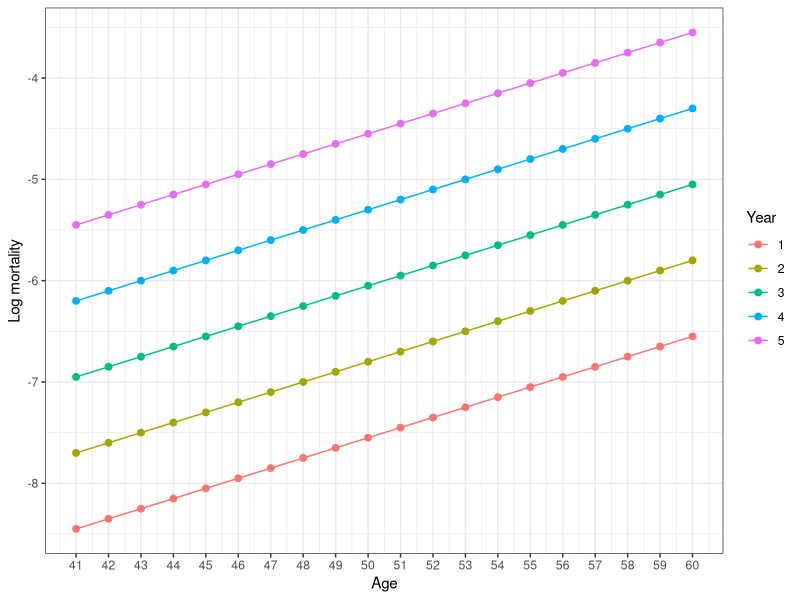

The R source for this figure:

library(ggplot2)

X <- 20
Y <- 5
ages <- seq(41, 60, length.out = X)
years <- 2000 + 1:Y

# baseline 
mu0 <- -3

# Choice 1 (Base age effect)

{
  # choice1 <- "U" # unconstrainted
  choice1 <- "L" # line
  
  ax <- seq(-2, 1, length.out = X) + rnorm(X, sd = .25)
  cx <- -3 + .1 * (ages - mean(ages))
  if(choice1 == "L"){
    term1 <- cx
  } else {
    term1 <- ax
  }
}

# Choice 2 (Additive year effect)

{
  choice2 <- "A" # additive
  # choice2 <- "NA" # non additive
  
  k1t <- seq(-1.5, 1.5, length.out = Y)
  if(choice2 == "A"){
    term2 <- k1t
  } else {
    term2 <- rep(0, Y)
  }
  
}

# Choice 3 (Varying year-age effect)

{
  choice3 <- 3 # 1, varying line, 2 lee carter, 3 no effect
 
  bx <- seq(.5, 0.0, length.out = X) + rnorm(X, sd = .05)
  c2x <- -.04 * (ages - mean(ages))
    
  k2t <- seq(-11, -6, length.out = Y)
  k2t - mean(k2t)
  
  if(choice3 == 1){
    term3 <- matrix(c2x, X, Y, byrow = F) * matrix(k2t, X, Y, byrow = T)
  } else if(choice3 == 2){
    term3 <- matrix(bx, X, Y, byrow = F) * matrix(k2t, X, Y, byrow = T)
  } else if(choice3 == 3){
    term3 <- matrix(0, X, Y)  
  }
  
}

# Choice 4 (Cohort effect)

{
  # choice4 <- "C" # cohort effect
  choice4 <- "NC" # no cohort effect
  
  gtx <- rnorm(X + Y, sd = .1) 
  # gtx <- seq(0, 2, length.out = X + Y) 
  
  if(choice4 == "C"){
    term4 <- gtx
  } else {
    term4 <- rep(0, X + Y)
  }
  
}

data <- expand.grid(x = 1:X, t = 1:Y)

mxtp <- apply(data, 1, function(dat){
  x <- dat[1]
  t <- dat[2]
  # mu0 + term1[x] #+ term2[t] + term3[x,t] + term4[t - x + X + 1]
  # mu0 + term1[x] + term2[t] #+ term3[x,t] + term4[t - x + X + 1]
  mu0 + term1[x] + term2[t] + term3[x,t] + term4[t - x + X + 1]
})

df <- data.frame(Age = data$x,
                 Year = factor(data$t),
                 m = mxtp)

ggplot(data = df, aes(x = Age,
                      y = m,
                      color = Year,
                      group = Year)) + 
  geom_line() +
  geom_point(size = 2) + 
  scale_x_continuous(breaks = 1:X, labels = ages) +
  # ylim(c(-10,0))+
  theme_bw() + xlab("Age") + ylab("Log mortality")


# df <- data.frame(Age = factor(data$x),
#                  Year = data$t,
#                  m = mxtp)
# 
# ggplot(data = df, aes(x = Year,
#                       y = m,
#                       color = Age,
#                       group = Age)) + 
#   geom_line() +
#   geom_point(size = 2) + 
#   scale_x_continuous(breaks = 1:Y, labels = years) +
#   # ylim(c(-10,0))+
#   theme_bw() + xlab("Years") + ylab("Log mortality")
